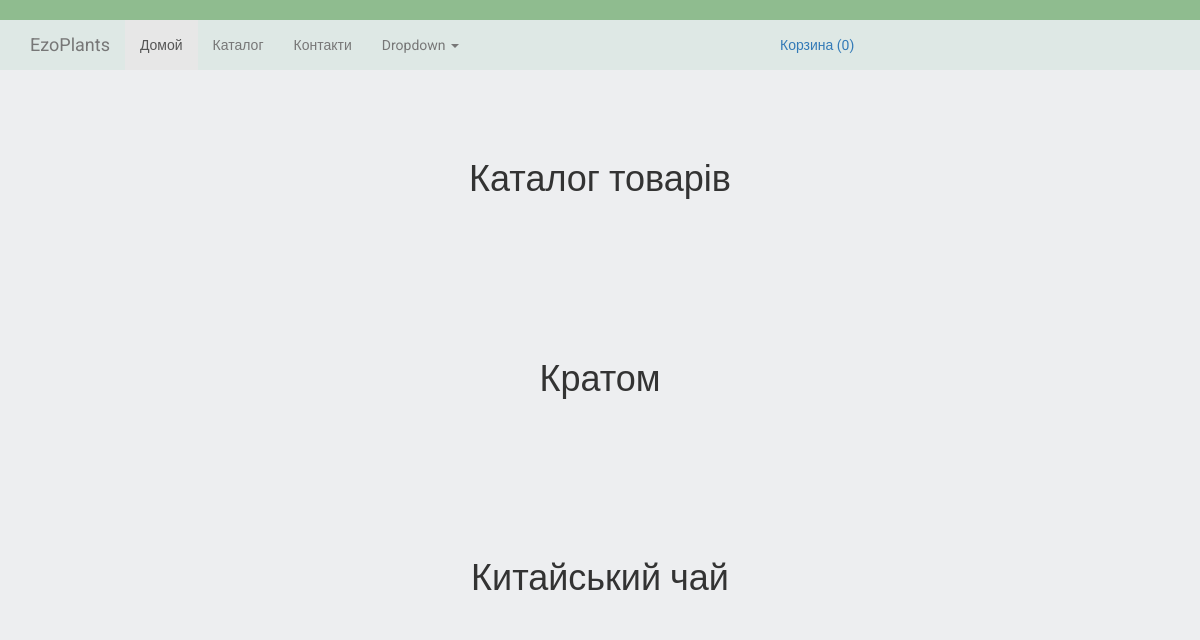
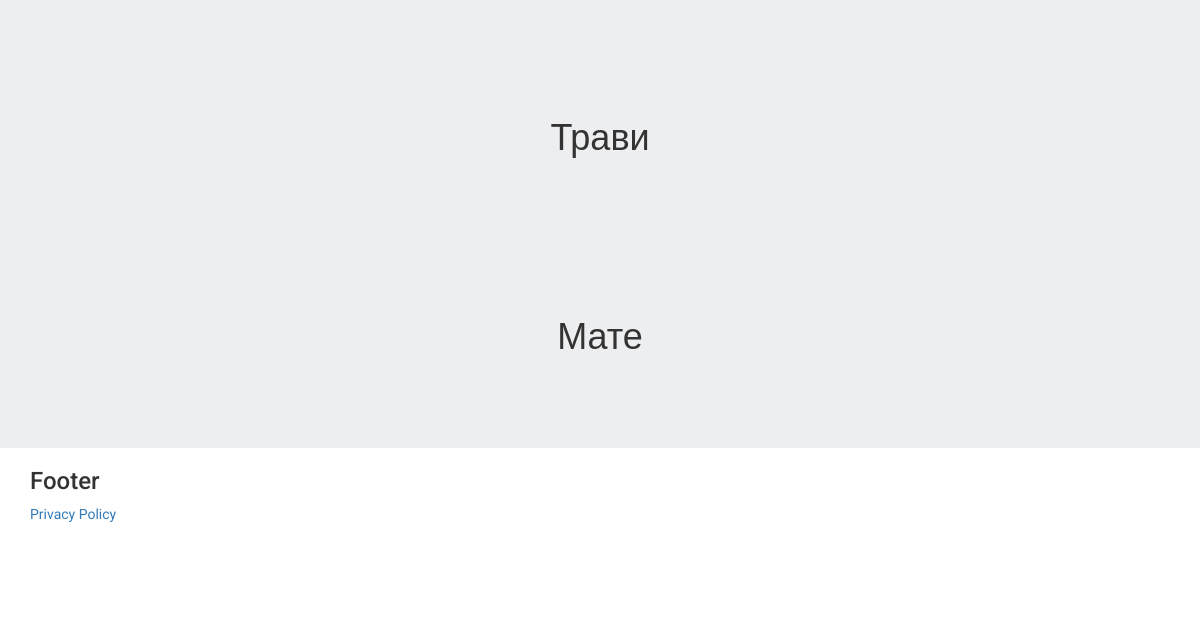
The page /all_products/ on the database as committed earlier (2 pictures, top to bottom).
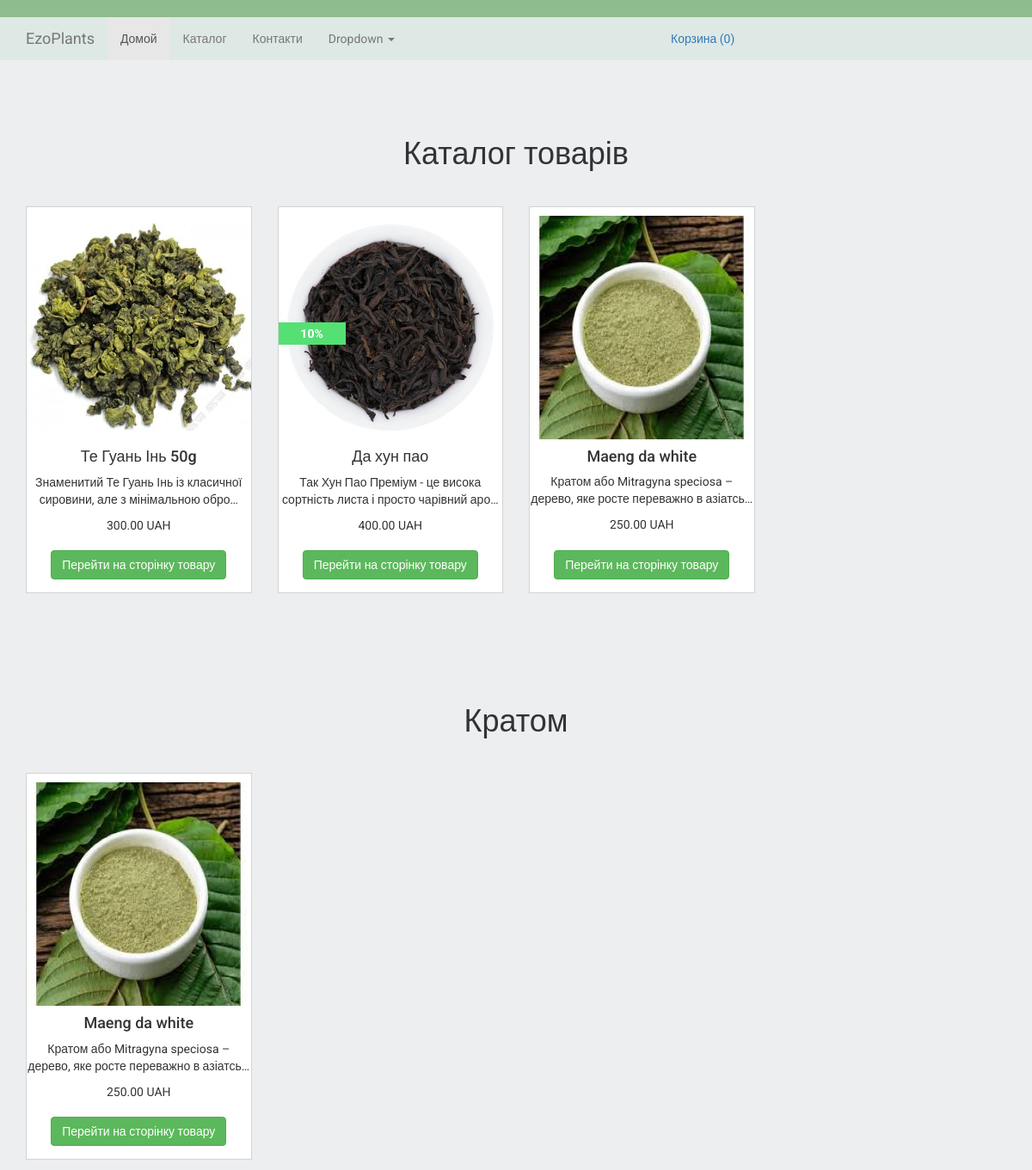
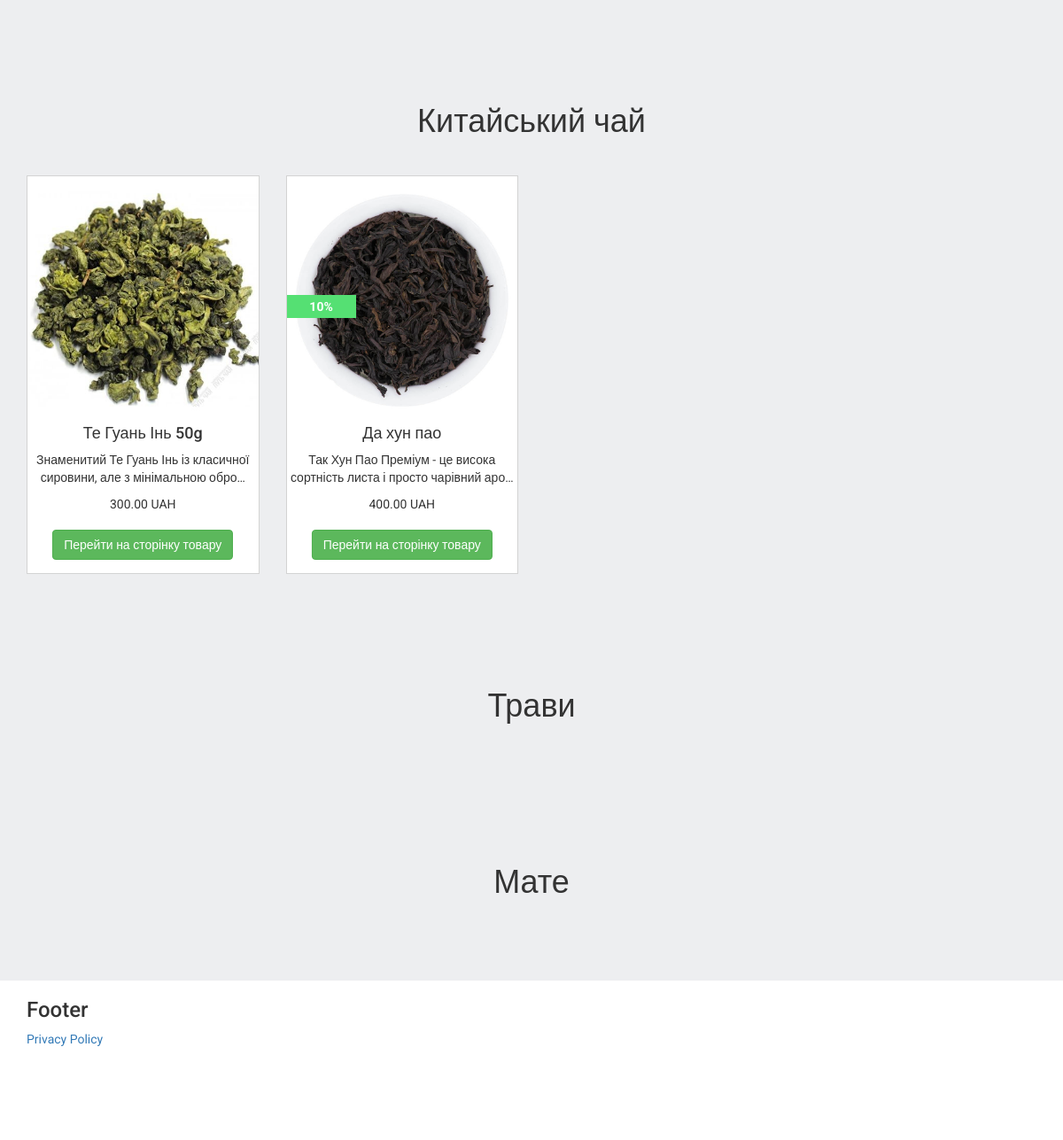
The same page on the database as committed later (2 pictures, top to bottom).
### products/models.py (models this page shows, shortened)
class ProductImage(models.Model):
    product = models.ForeignKey(Product, blank=True, null=True, default=None, on_delete=models.CASCADE)
    image = models.ImageField(upload_to='static/media/products_images/')
    is_main = models.BooleanField(default=False)
    is_active = models.BooleanField(default=True)
    created = models.DateTimeField(auto_now_add=True, auto_now=False)
    updated = models.DateTimeField(auto_now_add=False, auto_now=True)
    class Meta:
        verbose_name = 'Фотографія'
        verbose_name_plural = 'Фотографії'

class Product(models.Model):
    name = models.CharField(max_length=64, blank=True, null=True, default=None)
    price = models.DecimalField(max_digits=10, decimal_places=2, default=0)
    discount = models.IntegerField(default=0)
    category = models.ForeignKey(ProductCategory, blank=True, null=True, default=None, on_delete=models.CASCADE)
    short_description = models.TextField(blank=True, null=True, default=None)
    description = models.TextField(blank=True, null=True, default=None)
    is_active = models.BooleanField(default=True)
    created = models.DateTimeField(auto_now_add=True, auto_now=False)
    updated = models.DateTimeField(auto_now_add=False, auto_now=True)
    class Meta:
        verbose_name = 'Продукт'
        verbose_name_plural = 'Продукти'

### landing/views.py (the view)
# urls.py: path('all_products/', landing_views.all_products),
def all_products(request):
    products_images = ProductImage.objects.filter(is_active=True, is_main=True, product__is_active=True)
    products_images_kratom = products_images.filter(product__category_id=1)
    products_images_chinese_tea = products_images.filter(product__category_id=2)
    products_images_herbs = products_images.filter(product__category_id=3)
    products_images_mate = products_images.filter(product__category_id=4)
    return render(request, 'landing/all_products.html', locals())

### management_area/context_processors.py (called while the page is built)
def getting_privacy_policy(request):
    privacy_policy = PrivacyPolicy.objects.filter(is_active=True).last()
    return locals()

### orders/context_processors.py (called while the page is built)
def getting_basket_info(request):
    session_key = request.session.session_key
    if not session_key:
        request.session["session_key"] = 123
        request.session.cycle_key()
    products_in_basket = ProductInBasket.objects.filter(session_key=session_key, is_active=True, order__isnull=True)
    products_total_nmb = products_in_basket.count()
    return locals()

### templates/landing/all_products.html (shortened to what this page needs)
{% extends 'base.html' %}
{% load static %}
{% block content %}
    <div class="section-top">
        <div class="col-lg-12">
        </div>
    </div>
    <div class="section section1">
        <div class="container">
            <div class="row">
                <div class="col-lg-12">
                    <h1 class="text-center">
                        Каталог товарів
                    </h1>
                </div>
                {% for product_image in products_images %}
                    {% include 'landing/product_item.html' %}
                {% endfor %}
            </div>
        </div>
    </div>
    <div class="section section2 kratom-container">
        <div class="container">
            <div class="row">
                <div class="col-lg-12">
                    <h1 class="text-center">
                        Кратом
                    </h1>
                </div>
                {% for product_image in products_images_kratom %}
                    {% include 'landing/product_item.html' %}
                {% endfor %}
            </div>
        </div>
    </div>
    <div class="section section3 chinatea-container">
        <div class="container">
            <div class="row">
                <div class="col-lg-12">
                    <h1 class="text-center">
                        Китайський чай
                    </h1>
                </div>
                {% for product_image in products_images_chinese_tea %}
                    {% include 'landing/product_item.html' %}
                {% endfor %}
            </div>
        </div>
    </div>
    <div class="section section4 herbs-container">
        <div class="container">
            <div class="row">
                <div class="col-lg-12">
                    <h1 class="text-center">
                        Трави
                    </h1>
                </div>
            </div>
        </div>
    </div>
    <div class="section section5 mate-container">
        <div class="container">
            <div class="row">
                <div class="col-lg-12">
                    <h1 class="text-center">
                        Мате
                    </h1>
                </div>
            </div>
        </div>
    </div>
{% endblock %}

### templates/base.html (shortened to what this page needs)
{% load static %}
<!DOCTYPE html>
<html lang="en">
<head>
    <link rel="stylesheet" href="https://cdnjs.cloudflare.com/ajax/libs/twitter-bootstrap/3.3.6/css/bootstrap.min.css">
    <link rel="stylesheet" href="{% static 'static_dev/css/style5.css' %}">
</head>
<body>
    <div class="wrapper">
        <div class="wrapper-content">
            {% include 'navbar.html' %}
            {% block content %}
            {% endblock content %}
        </div>
    </div>
     {% include 'footer.html' %}
</body>
</html>

### templates/navbar.html (shortened to what this page needs)
    <nav class="navbar navbar-default navbar-top">
    </nav>
    <nav class="navbar navbar-default navbar-main">
      <div class="container">
        <div class="navbar-header">
          <a class="navbar-brand" href="#">EzoPlants</a>
        </div>
        <div id="navbar" class="navbar-collapse collapse">
          <ul class="nav navbar-nav">
            <li class="active"><a href="/">Домой</a></li>
            <li><a href="/all_products/">Каталог</a></li>
            <li><a href="/contacts/">Контакти</a></li>
            <li class="dropdown">
              <a href="#" class="dropdown-toggle" data-toggle="dropdown" role="button" aria-haspopup="true" aria-expanded="false">Dropdown <span class="caret"></span></a>
            </li>
          </ul>
          <ul class="nav navbar-nav navbar-right">
            <li>
                <div class="basket-container">
                    <a href="">Корзина <span id="basket_total_nmb">
                        {% if products_total_nmb %}
                            ({{ products_total_nmb }})
                        {% else %}
                            (0)
                        {% endif %}
                    </span></a>
                </div>
            </li>
          </ul>
        </div>
      </div>
    </nav>

### templates/landing/product_item.html
<div class="col-lg-3">
    <div class="product-item">
        <div>
            <a href="{% url 'product' product_image.product.id %}">
                <img src="{{ product_image.image.url }}" class="img-responsive">
            </a>
        </div>
        {% if product_image.product.discount %}
            <div class="discount-container">
                <span>{{ product_image.product.discount }}%</span>
            </div>
        {% endif %}
        <h4>{{ product_image.product.name }}</h4>
        <p>
            {{ product_image.product.description|truncatechars_html:70 }}
        </p>
        <div>
            {{ product_image.product.price }} UAH
        </div>
        <div class="add-to-card-btn">
            <a href="{% url 'product' product_image.product.id %}">
                <button class="btn btn-success">
                    Перейти на сторінку товару
                </button>
            </a>
        </div>
    </div>
</div>

### templates/footer.html
<footer class="footer">
      <div class="container">
        <div class="text">
            <h3>Footer</h3>
            <a href="#" data-toggle="modal" data-target="#privacy_policy_modal">
                Privacy Policy
            </a>
        </div>
      </div>
    </footer>

### static/static_dev/css/style5.css (style rules this page uses)
html, body { height: 100%; max-height: 100%; font-family: 'Roboto', sans-serif; background-color: #edeef0; }
.navbar { margin-bottom: 0; }
.wrapper { min-height: 100%; }
.wrapper-content { overflow: auto; padding-bottom: 180px; }
.footer { position: relative; margin-top: -180px; height: 180px; clear: both; background-color: white; }
.section-top { margin-bottom: 20px }
.section { padding: 50px 0; }
.section h1 { margin-bottom: 40px; }
.product-item { height: 450px; background-color: white; border: 1px solid lightgrey; position: relative; padding: 10px 0 10px 0; text-align: center; margin-bottom: 10px; }
.add-to-card-btn { position: absolute; bottom: 15px; left: 50%; transform: translateX(-50%); }
.discount-container { position: absolute; top: 30%; background: #55e073; width: 30%; color: white; font-weight: 700; padding: 3px; }
.navbar-top { min-height: 10px; height: 20px; background-color: darkseagreen; border: none; border-radius: 0; }
.navbar-main { background-color: #56B2801A; border: none; border-radius: 0; }
.basket-container { position: relative; width: 400px; padding: 15px 10px; }

Rows that differ between the two databases and show on the page:
added ProductImage: image (picture), product.name "Те Гуань Інь 50g", product.description "Знаменитий Те Гуань Інь із класичної сировини, але з мінімальною обро…", product.price "300.00"
added ProductImage: image (picture), product.discount "10", product.name "Да хун пао", product.description "Так Хун Пао Преміум - це висока сортність листа і просто чарівний аро…", product.price "400.00"
added ProductImage: image (picture), product.name "Maeng da white", product.description "Кратом або Mitragyna speciosa – дерево, яке росте переважно в азіатсь…", product.price "250.00"
